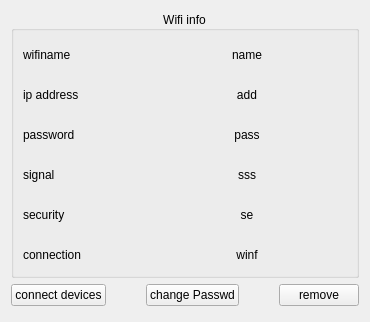
        <widget class="QWidget" name="WifiExistPag">
         <property name="focusPolicy">
          <enum>Qt::WheelFocus</enum>
         </property>
         <layout class="QGridLayout" name="gridLayout_3" rowstretch="6,1">
          <item row="0" column="0">
           <widget class="QStackedWidget" name="stackedWidget_2">
            <property name="currentIndex">
             <number>0</number>
            </property>
            <widget class="QWidget" name="page_4">
             <layout class="QGridLayout" name="gridLayout_2">
              <property name="leftMargin">
               <number>0</number>
              </property>
              <property name="topMargin">
               <number>0</number>
              </property>
              <property name="rightMargin">
               <number>0</number>
              </property>
              <property name="bottomMargin">
               <number>0</number>
              </property>
              <property name="spacing">
               <number>0</number>
              </property>
              <item row="0" column="0">
               <widget class="QGroupBox" name="groupBox">
                <property name="sizePolicy">
                 <sizepolicy hsizetype="Minimum" vsizetype="Minimum">
                  <horstretch>0</horstretch>
                  <verstretch>0</verstretch>
                 </sizepolicy>
                </property>
                <property name="minimumSize">
                 <size>
                  <width>0</width>
                  <height>0</height>
                 </size>
                </property>
                <property name="maximumSize">
                 <size>
                  <width>16777215</width>
                  <height>16777215</height>
                 </size>
                </property>
                <property name="styleSheet">
                 <string notr="true"/>
                </property>
                <property name="title">
                 <string>Wifi info</string>
                </property>
                <property name="alignment">
                 <set>Qt::AlignCenter</set>
                </property>
                <layout class="QGridLayout" name="gridLayout">
                 <property name="leftMargin">
                  <number>0</number>
                 </property>
                 <property name="topMargin">
                  <number>4</number>
                 </property>
                 <property name="rightMargin">
                  <number>0</number>
                 </property>
                 <property name="bottomMargin">
                  <number>0</number>
                 </property>
                 <item row="0" column="0">
                  <widget class="QWidget" name="widget_2" native="true">
                   <layout class="QGridLayout" name="gridLayout_7">
                    <property name="leftMargin">
                     <number>0</number>
                    </property>
                    <property name="topMargin">
                     <number>0</number>
                    </property>
                    <property name="rightMargin">
                     <number>0</number>
                    </property>
                    <property name="bottomMargin">
                     <number>0</number>
                    </property>
                    <property name="spacing">
                     <number>0</number>
                    </property>
                    <item row="0" column="0">
                     <widget class="QWidget" name="widget_10" native="true">
                      <property name="sizePolicy">
                       <sizepolicy hsizetype="Preferred" vsizetype="Minimum">
                        <horstretch>0</horstretch>
                        <verstretch>0</verstretch>
                       </sizepolicy>
                      </property>
                      <property name="minimumSize">
                       <size>
                        <width>0</width>
                        <height>40</height>
                       </size>
                      </property>
                      <property name="maximumSize">
                       <size>
                        <width>16777215</width>
                        <height>40</height>
                       </size>
                      </property>
                      <layout class="QHBoxLayout" name="horizontalLayout_3" stretch="1,2">
                       <property name="topMargin">
                        <number>0</number>
                       </property>
                       <property name="rightMargin">
                        <number>0</number>
                       </property>
                       <property name="bottomMargin">
                        <number>0</number>
                       </property>
                       <item>
                        <widget class="QLabel" name="label_1">
                         <property name="sizePolicy">
                          <sizepolicy hsizetype="Minimum" vsizetype="Minimum">
                           <horstretch>0</horstretch>
                           <verstretch>0</verstretch>
                          </sizepolicy>
                         </property>
                         <property name="minimumSize">
                          <size>
                           <width>0</width>
                           <height>0</height>
                          </size>
                         </property>
                         <property name="maximumSize">
                          <size>
                           <width>16777215</width>
                           <height>16777215</height>
                          </size>
                         </property>
                         <property name="text">
                          <string>wifiname</string>
                         </property>
                        </widget>
                       </item>
                       <item>
                        <widget class="QLabel" name="WifiInfoNameLab">
                         <property name="sizePolicy">
                          <sizepolicy hsizetype="Preferred" vsizetype="Minimum">
                           <horstretch>0</horstretch>
                           <verstretch>0</verstretch>
                          </sizepolicy>
                         </property>
                         <property name="minimumSize">
                          <size>
                           <width>0</width>
                           <height>0</height>
                          </size>
                         </property>
                         <property name="maximumSize">
                          <size>
                           <width>16777215</width>
                           <height>16777215</height>
                          </size>
                         </property>
                         <property name="text">
                          <string>name</string>
                         </property>
                         <property name="alignment">
                          <set>Qt::AlignCenter</set>
                         </property>
                        </widget>
                       </item>
                      </layout>
                     </widget>
                    </item>
                    <item row="1" column="0">
                     <widget class="QWidget" name="widget_11" native="true">
                      <property name="sizePolicy">
                       <sizepolicy hsizetype="Preferred" vsizetype="Minimum">
                        <horstretch>0</horstretch>
                        <verstretch>0</verstretch>
                       </sizepolicy>
                      </property>
                      <property name="minimumSize">
                       <size>
                        <width>0</width>
                        <height>40</height>
                       </size>
                      </property>
                      <property name="maximumSize">
                       <size>
                        <width>16777215</width>
                        <height>40</height>
                       </size>
                      </property>
                      <layout class="QHBoxLayout" name="horizontalLayout_2" stretch="1,2">
                       <property name="topMargin">
                        <number>0</number>
                       </property>
                       <property name="rightMargin">
                        <number>0</number>
                       </property>
                       <property name="bottomMargin">
                        <number>0</number>
                       </property>
                       <item>
                        <widget class="QLabel" name="label_2">
                         <property name="sizePolicy">
                          <sizepolicy hsizetype="Minimum" vsizetype="Minimum">
                           <horstretch>0</horstretch>
                           <verstretch>0</verstretch>
                          </sizepolicy>
                         </property>
                         <property name="minimumSize">
                          <size>
                           <width>0</width>
                           <height>0</height>
                          </size>
                         </property>
                         <property name="maximumSize">
                          <size>
                           <width>16777215</width>
                           <height>16777215</height>
                          </size>
                         </property>
                         <property name="text">
                          <string>ip address</string>
                         </property>
                        </widget>
                       </item>
                       <item>
                        <widget class="QLabel" name="WifiInfoIpaddressLab">
                         <property name="sizePolicy">
                          <sizepolicy hsizetype="Preferred" vsizetype="Minimum">
                           <horstretch>0</horstretch>
                           <verstretch>0</verstretch>
                          </sizepolicy>
                         </property>
                         <property name="minimumSize">
                          <size>
                           <width>0</width>
                           <height>0</height>
                          </size>
                         </property>
                         <property name="maximumSize">
                          <size>
                           <width>16777215</width>
                           <height>16777215</height>
                          </size>
                         </property>
                         <property name="text">
                          <string>add</string>
                         </property>
                         <property name="alignment">
                          <set>Qt::AlignCenter</set>
                         </property>
                        </widget>
                       </item>
                      </layout>
                     </widget>
                    </item>
                    <item row="2" column="0">
                     <widget class="QWidget" name="widget_12" native="true">
                      <property name="sizePolicy">
                       <sizepolicy hsizetype="Preferred" vsizetype="Minimum">
                        <horstretch>0</horstretch>
                        <verstretch>0</verstretch>
                       </sizepolicy>
                      </property>
                      <property name="minimumSize">
                       <size>
                        <width>0</width>
                        <height>40</height>
                       </size>
                      </property>
                      <property name="maximumSize">
                       <size>
                        <width>16777215</width>
                        <height>40</height>
                       </size>
                      </property>
                      <layout class="QHBoxLayout" name="horizontalLayout_4" stretch="1,2">
                       <property name="topMargin">
                        <number>0</number>
                       </property>
                       <property name="rightMargin">
                        <number>0</number>
                       </property>
                       <property name="bottomMargin">
                        <number>0</number>
                       </property>
                       <item>
                        <widget class="QLabel" name="label_3">
                         <property name="sizePolicy">
                          <sizepolicy hsizetype="Minimum" vsizetype="Minimum">
                           <horstretch>0</horstretch>
                           <verstretch>0</verstretch>
                          </sizepolicy>
                         </property>
                         <property name="minimumSize">
                          <size>
                           <width>0</width>
                           <height>0</height>
                          </size>
                         </property>
                         <property name="maximumSize">
                          <size>
                           <width>16777215</width>
                           <height>16777215</height>
                          </size>
                         </property>
                         <property name="text">
                          <string>password</string>
                         </property>
                        </widget>
                       </item>
                       <item>
                        <widget class="QLabel" name="WifiInfoPasswdLab">
                         <property name="sizePolicy">
                          <sizepolicy hsizetype="Preferred" vsizetype="Minimum">
                           <horstretch>0</horstretch>
                           <verstretch>0</verstretch>
                          </sizepolicy>
                         </property>
                         <property name="minimumSize">
                          <size>
                           <width>0</width>
                           <height>0</height>
                          </size>
                         </property>
                         <property name="maximumSize">
                          <size>
                           <width>16777215</width>
                           <height>16777215</height>
                          </size>
                         </property>
                         <property name="text">
                          <string>pass</string>
                         </property>
                         <property name="alignment">
                          <set>Qt::AlignCenter</set>
                         </property>
                        </widget>
                       </item>
                      </layout>
                     </widget>
                    </item>
                    <item row="3" column="0">
                     <widget class="QWidget" name="widget_13" native="true">
                      <property name="sizePolicy">
                       <sizepolicy hsizetype="Preferred" vsizetype="Minimum">
                        <horstretch>0</horstretch>
                        <verstretch>0</verstretch>
                       </sizepolicy>
                      </property>
                      <property name="minimumSize">
                       <size>
                        <width>0</width>
                        <height>40</height>
                       </size>
                      </property>
                      <property name="maximumSize">
                       <size>
                        <width>16777215</width>
                        <height>40</height>
                       </size>
                      </property>
                      <layout class="QHBoxLayout" name="horizontalLayout_5" stretch="1,2">
                       <property name="topMargin">
                        <number>0</number>
                       </property>
                       <property name="rightMargin">
                        <number>0</number>
                       </property>
                       <property name="bottomMargin">
                        <number>0</number>
                       </property>
                       <item>
                        <widget class="QLabel" name="label_4">
                         <property name="sizePolicy">
                          <sizepolicy hsizetype="Minimum" vsizetype="Fixed">
                           <horstretch>0</horstretch>
                           <verstretch>0</verstretch>
                          </sizepolicy>
                         </property>
                         <property name="minimumSize">
                          <size>
                           <width>0</width>
                           <height>0</height>
                          </size>
                         </property>
                         <property name="maximumSize">
                          <size>
                           <width>16777215</width>
                           <height>16777215</height>
                          </size>
                         </property>
                         <property name="text">
                          <string>signal</string>
                         </property>
                        </widget>
                       </item>
                       <item>
                        <widget class="QLabel" name="WifiInfoSignalLab">
                         <property name="sizePolicy">
                          <sizepolicy hsizetype="Preferred" vsizetype="Minimum">
                           <horstretch>0</horstretch>
                           <verstretch>0</verstretch>
                          </sizepolicy>
                         </property>
                         <property name="minimumSize">
                          <size>
                           <width>0</width>
                           <height>0</height>
                          </size>
                         </property>
                         <property name="maximumSize">
                          <size>
                           <width>16777215</width>
                           <height>16777215</height>
                          </size>
                         </property>
                         <property name="text">
                          <string>sss</string>
                         </property>
                         <property name="alignment">
                          <set>Qt::AlignCenter</set>
                         </property>
                        </widget>
                       </item>
                      </layout>
                     </widget>
                    </item>
                    <item row="4" column="0">
                     <widget class="QWidget" name="widget_14" native="true">
                      <property name="sizePolicy">
                       <sizepolicy hsizetype="Preferred" vsizetype="Minimum">
                        <horstretch>0</horstretch>
                        <verstretch>0</verstretch>
                       </sizepolicy>
                      </property>
                      <property name="minimumSize">
                       <size>
                        <width>0</width>
                        <height>40</height>
                       </size>
                      </property>
                      <property name="maximumSize">
                       <size>
                        <width>16777215</width>
                        <height>40</height>
                       </size>
                      </property>
                      <layout class="QHBoxLayout" name="horizontalLayout_6" stretch="1,2">
                       <property name="topMargin">
                        <number>0</number>
                       </property>
                       <property name="rightMargin">
                        <number>0</number>
                       </property>
                       <property name="bottomMargin">
                        <number>0</number>
                       </property>
                       <item>
                        <widget class="QLabel" name="label_5">
                         <property name="sizePolicy">
                          <sizepolicy hsizetype="Minimum" vsizetype="Fixed">
                           <horstretch>0</horstretch>
                           <verstretch>0</verstretch>
                          </sizepolicy>
                         </property>
                         <property name="minimumSize">
                          <size>
                           <width>0</width>
                           <height>0</height>
                          </size>
                         </property>
                         <property name="maximumSize">
                          <size>
                           <width>16777215</width>
                           <height>16777215</height>
                          </size>
                         </property>
                         <property name="text">
                          <string>security</string>
                         </property>
                        </widget>
                       </item>
                       <item>
                        <widget class="QLabel" name="WifiInfoSecurityLab">
                         <property name="sizePolicy">
                          <sizepolicy hsizetype="Preferred" vsizetype="Minimum">
                           <horstretch>0</horstretch>
                           <verstretch>0</verstretch>
                          </sizepolicy>
                         </property>
                         <property name="minimumSize">
                          <size>
                           <width>0</width>
                           <height>0</height>
                          </size>
                         </property>
                         <property name="maximumSize">
                          <size>
                           <width>16777215</width>
                           <height>16777215</height>
                          </size>
                         </property>
                         <property name="text">
                          <string>se</string>
                         </property>
                         <property name="alignment">
                          <set>Qt::AlignCenter</set>
                         </property>
                        </widget>
                       </item>
                      </layout>
                     </widget>
                    </item>
                    <item row="5" column="0">
                     <widget class="QWidget" name="widget_15" native="true">
                      <property name="sizePolicy">
                       <sizepolicy hsizetype="Preferred" vsizetype="Minimum">
                        <horstretch>0</horstretch>
                        <verstretch>0</verstretch>
                       </sizepolicy>
                      </property>
                      <property name="minimumSize">
                       <size>
                        <width>0</width>
                        <height>40</height>
                       </size>
                      </property>
                      <property name="maximumSize">
                       <size>
                        <width>16777215</width>
                        <height>40</height>
                       </size>
                      </property>
                      <layout class="QHBoxLayout" name="horizontalLayout_7" stretch="1,2">
                       <property name="topMargin">
                        <number>0</number>
                       </property>
                       <property name="rightMargin">
                        <number>0</number>
                       </property>
                       <property name="bottomMargin">
                        <number>0</number>
                       </property>
                       <item>
                        <widget class="QLabel" name="label_7">
                         <property name="sizePolicy">
                          <sizepolicy hsizetype="Minimum" vsizetype="Fixed">
                           <horstretch>0</horstretch>
                           <verstretch>0</verstretch>
                          </sizepolicy>
                         </property>
                         <property name="minimumSize">
                          <size>
                           <width>0</width>
                           <height>0</height>
                          </size>
                         </property>
                         <property name="maximumSize">
                          <size>
                           <width>16777215</width>
                           <height>16777215</height>
                          </size>
                         </property>
                         <property name="text">
                          <string>connection</string>
                         </property>
                        </widget>
                       </item>
                       <item>
                        <widget class="QLabel" name="WifiInfoActiveLab">
                         <property name="sizePolicy">
                          <sizepolicy hsizetype="Preferred" vsizetype="Minimum">
                           <horstretch>0</horstretch>
                           <verstretch>0</verstretch>
                          </sizepolicy>
                         </property>
                         <property name="minimumSize">
                          <size>
                           <width>0</width>
                           <height>0</height>
                          </size>
                         </property>
                         <property name="maximumSize">
                          <size>
                           <width>16777215</width>
                           <height>16777215</height>
                          </size>
                         </property>
                         <property name="text">
                          <string>winf</string>
                         </property>
                         <property name="alignment">
                          <set>Qt::AlignCenter</set>
                         </property>
                        </widget>
                       </item>
                      </layout>
                     </widget>
                    </item>
                   </layout>
                  </widget>
                 </item>
                </layout>
               </widget>
              </item>
             </layout>
            </widget>
            <widget class="QWidget" name="page_6">
             <layout class="QVBoxLayout" name="verticalLayout_3">
              <item>
               <widget class="QListWidget" name="WifiListWidget_2">
                <property name="layoutDirection">
                 <enum>Qt::LeftToRight</enum>
                </property>
                <property name="styleSheet">
                 <string notr="true">background-color:rgba(130, 199, 236, 60);



</string>
                </property>
               </widget>
              </item>
             </layout>
            </widget>
           </widget>
          </item>
          <item row="1" column="0">
           <widget class="QWidget" name="widget" native="true">
            <property name="sizePolicy">
             <sizepolicy hsizetype="Preferred" vsizetype="Minimum">
              <horstretch>0</horstretch>
              <verstretch>0</verstretch>
             </sizepolicy>
            </property>
            <property name="minimumSize">
             <size>
              <width>0</width>
              <height>0</height>
             </size>
            </property>
            <layout class="QHBoxLayout" name="horizontalLayout" stretch="1,1,1,1,1">
             <property name="spacing">
              <number>0</number>
             </property>
             <property name="leftMargin">
              <number>0</number>
             </property>
             <property name="topMargin">
              <number>0</number>
             </property>
             <property name="rightMargin">
              <number>0</number>
             </property>
             <property name="bottomMargin">
              <number>5</number>
             </property>
             <item>
              <widget class="QPushButton" name="pushButton">
               <property name="sizePolicy">
                <sizepolicy hsizetype="Minimum" vsizetype="Minimum">
                 <horstretch>0</horstretch>
                 <verstretch>0</verstretch>
                </sizepolicy>
               </property>
               <property name="text">
                <string>connect devices</string>
               </property>
              </widget>
             </item>
             <item>
              <spacer name="horizontalSpacer_10">
               <property name="orientation">
                <enum>Qt::Horizontal</enum>
               </property>
               <property name="sizeHint" stdset="0">
                <size>
                 <width>40</width>
                 <height>20</height>
                </size>
               </property>
              </spacer>
             </item>
             <item>
              <widget class="QPushButton" name="ChangePasswdBtn">
               <property name="sizePolicy">
                <sizepolicy hsizetype="Minimum" vsizetype="Minimum">
                 <horstretch>0</horstretch>
                 <verstretch>0</verstretch>
                </sizepolicy>
               </property>
               <property name="minimumSize">
                <size>
                 <width>0</width>
                 <height>0</height>
                </size>
               </property>
               <property name="maximumSize">
                <size>
                 <width>16777215</width>
                 <height>16777215</height>
                </size>
               </property>
               <property name="font">
                <font>
                 <family>Ubuntu</family>
                </font>
               </property>
               <property name="styleSheet">
                <string notr="true"/>
               </property>
               <property name="text">
                <string>change Passwd</string>
               </property>
              </widget>
             </item>
             <item>
              <spacer name="horizontalSpacer">
               <property name="orientation">
                <enum>Qt::Horizontal</enum>
               </property>
               <property name="sizeHint" stdset="0">
                <size>
                 <width>40</width>
                 <height>20</height>
                </size>
               </property>
              </spacer>
             </item>
             <item>
              <widget class="QPushButton" name="WifiExistRemoveBtn">
               <property name="sizePolicy">
                <sizepolicy hsizetype="Minimum" vsizetype="Minimum">
                 <horstretch>0</horstretch>
                 <verstretch>0</verstretch>
                </sizepolicy>
               </property>
               <property name="minimumSize">
                <size>
                 <width>0</width>
                 <height>0</height>
                </size>
               </property>
               <property name="maximumSize">
                <size>
                 <width>16777215</width>
                 <height>16777215</height>
                </size>
               </property>
               <property name="styleSheet">
                <string notr="true"/>
               </property>
               <property name="text">
                <string>remove</string>
               </property>
              </widget>
             </item>
            </layout>
           </widget>
          </item>
         </layout>
        </widget>
